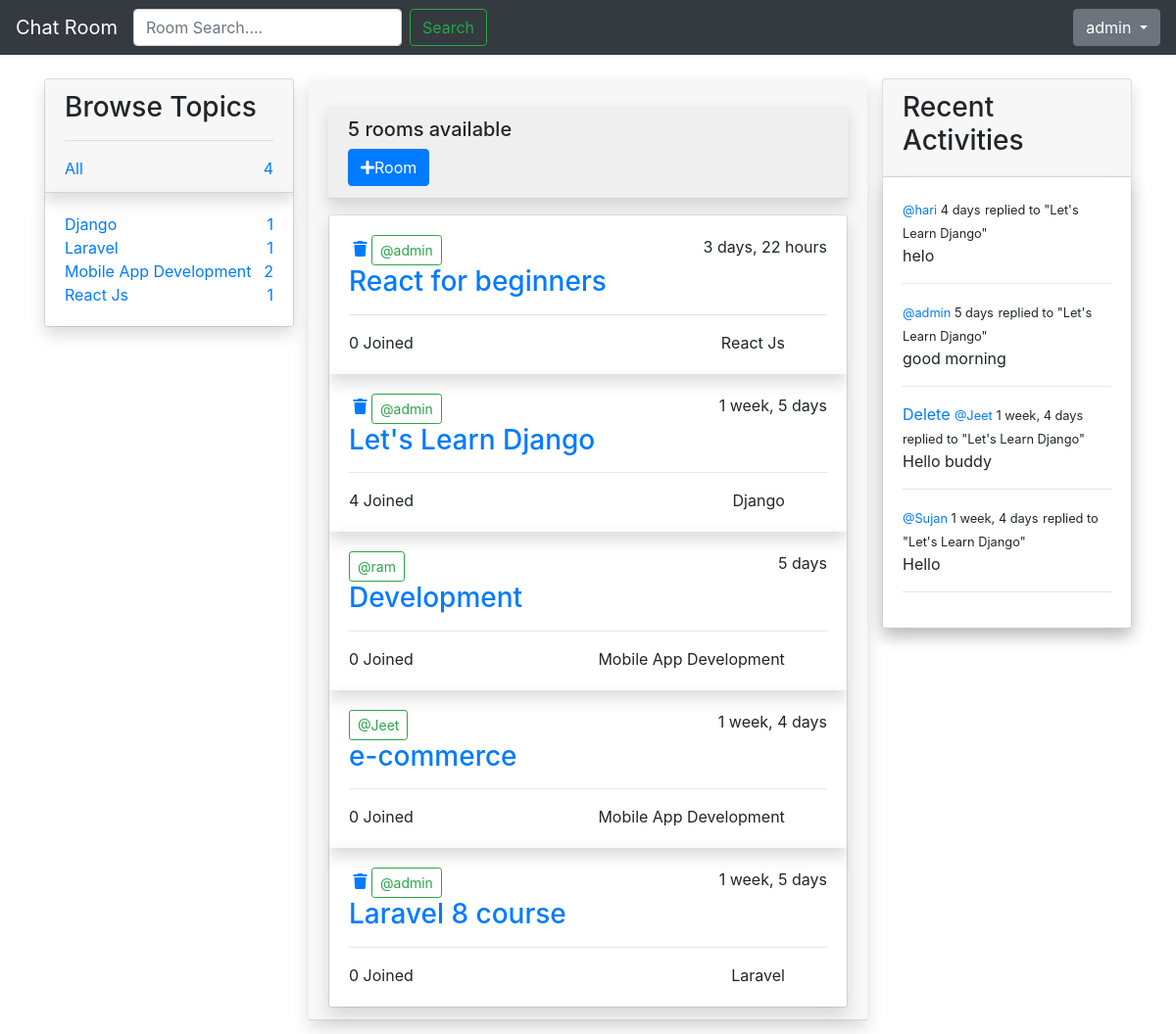
The app's page / (signed in) with its own data.
### base/models.py (models this page shows, shortened)
class Topic(models.Model):
	name = models.CharField(max_length=255)

class Room(models.Model):
	host = models.ForeignKey(User, on_delete=models.SET_NULL, null=True)
	topic = models.ForeignKey(Topic, on_delete=models.SET_NULL, null=True)
	name = models.CharField(max_length=255)
	description = models.TextField(null=True, blank=True)
	participants = models.ManyToManyField(User, related_name='participants', blank=True)
	created = models.DateTimeField(auto_now_add=True)
	updated = models.DateTimeField(auto_now=True)
	class Meta:
		ordering = ['-updated', '-created']
	def __str__(self):
		return self.name

class Message(models.Model):
	user = models.ForeignKey(User, on_delete=models.CASCADE)
	room = models.ForeignKey(Room, on_delete=models.CASCADE)
	body = models.TextField()
	created = models.DateTimeField(auto_now_add=True)
	updated = models.DateTimeField(auto_now=True)
	def __str__(self):
		return self.body[0:50]
	class Meta:
		ordering = ['-updated', '-created']

### base/views.py (the view)
# urls.py: path('', views.Home, name="home"),
def Home(request):
	q = request.GET.get('q') if request.GET.get('q') != None else ''
	rooms = Room.objects.filter(
		Q(topic__name__icontains=q) |
		Q(name__icontains=q) |
		Q(description__icontains=q)
	)
	topics = Topic.objects.all()
	room_count = rooms.count()
	room_messages = Message.objects.filter(Q(room__name__icontains=q))
	context = {
		'rooms':rooms,
		'topics':topics,
		'room_count':room_count,
		'room_messages':room_messages
	}
	return render(request, 'base/home.html', context)

### templates/base/home.html
{% extends 'main.html' %}
{% block content %}
	<div class="row my-4">
		<div class="col-md-3">
		{% include 'base/topic_component.html' %}
		</div>
		<div class="card-header shadow col-md-6">
			<div class="card-header shadow my-3">
				<h5>{{room_count}} rooms available</h5>
				<a href="{% url 'create-room' %}" class="btn btn-primary bt-square"><i class="fa fa-plus"></i>Room</a>
			</div>
			{% include 'base/feed_component.html' %}
		</div>
		<div class="col-md-3">
			{% include 'base/activity_component.html' %}
		</div>
	</div>
{% endblock %}

### templates/partials/navbar.html (shortened to what this page needs)
<nav class="navbar navbar-expand-lg navbar-dark bg-dark">
  <a class="navbar-brand" href="{% url 'home' %}">Chat Room</a>
  <div class="collapse navbar-collapse" id="navbarSupportedContent">
    <form class="form-inline my-2 my-lg-0" method="GET" action="{% url 'home' %}">
      <input class="form-control mr-sm-2" name="q" placeholder="Room Search...." aria-label="Search">
      <button class="btn btn-outline-success my-2 my-sm-0" type="submit">Search</button>
    </form>
    <ul class="navbar-nav ml-auto">
      {% if request.user.is_authenticated %}
      <div class="dropdown">
        <button class="btn btn-secondary dropdown-toggle" type="button" id="dropdownMenuButton" data-toggle="dropdown" aria-expanded="false">
          {{request.user.username}}
        </button>
      </div>
		{% endif %}
    </ul>
  </div>
</nav>

### templates/base/topic_component.html
<div class="card">
	<div class="card-header shadow">
		<h3>Browse Topics</h3>
		<hr>
		<a href="{% url 'home' %}">All <span class="float-right">{{topics.count}}</span></a>
	</div>
	<div class="card-body shadow">
		{% for topic in topics %}
		<div>
			<a href="{% url 'home' %}?q={{topic.name}}">{{topic.name}} <span class="float-right">{{topic.room_set.all.count}}</span></a>
		</div>
	{% endfor %}
	</div>
</div>

### templates/base/feed_component.html (shortened to what this page needs)
<div class="card">
	{% for room in rooms %}
		<div class="card-body shadow">
			{% if request.user == room.host %}
			<a href="{% url 'delete-room' room.id %}"><i class="fa fa-trash"></i></a>
			{% endif %}
			<a href="{% url 'user-profile' room.host.id %}" class="btn btn-outline-success btn-sm">@{{room.host.username}}</a>
			<span class="float-right">{{room.created|timesince}}</span>
			<br>
			<h3><a class="" href="{% url 'room' room.id %}">{{room.name}}</a></h3>
			<hr>
			<div class="row">
				<div class="col-md-3">
					<span>{{room.participants.all.count}} Joined</span>
				</div>
				<div class="col-md-8"><span class="float-right">{{room.topic.name}}</span>
				</div>
			</div>
		</div>
	{% endfor %}
</div>

### templates/base/activity_component.html
<div class="card shadow">
	<div class="card-header">
		<h3>Recent Activities</h3>
	</div>
	<div class="card-body shadow">
		{% for msg in room_messages %}
		<small><a href="{% url 'user-profile' msg.user.id %}">@{{msg.user}}</a>  {{msg.created|timesince}}</small>
		<small>replied to "{{msg.room}}"</small>
		<p>{{msg}}</p>
		<hr>
		{% if request.user == msg.user %}
			<a href="{% url 'delete-message' msg.id %}">Delete</a>
		{% endif %}
		{% endfor %}
	</div>
</div>

### records on screen
Topic: name "Django", room_set.all.count "1"
Topic: name "Laravel", room_set.all.count "1"
Topic: name "Mobile App Development", room_set.all.count "2"
Topic: name "React Js", room_set.all.count "1"
Room: host.username "admin", created "3 days, 22 hours", name "React for beginners", participants.all.count "0", topic.name "React Js"
Room: host.username "admin", created "1 week, 5 days", name "Let's Learn Django", participants.all.count "4", topic.name "Django"
Room: host.username "ram", created "5 days", name "Development", participants.all.count "0", topic.name "Mobile App Development"
Room: host.username "Jeet", created "1 week, 4 days", name "e-commerce", participants.all.count "0", topic.name "Mobile App Development"
Room: host.username "admin", created "1 week, 5 days", name "Laravel 8 course", participants.all.count "0", topic.name "Laravel"
Message: user "hari", created "4 days", room "Let's Learn Django", body "helo"
Message: user "admin", created "5 days", room "Let's Learn Django", body "good morning", shows "Delete"
Message: user "Jeet", created "1 week, 4 days", room "Let's Learn Django", body "Hello buddy"
Message: user "Sujan", created "1 week, 4 days", room "Let's Learn Django", body "Hello"

### other values on screen
{{ request.user.username }} "admin"
{{ topics.count }} "4"
{{ room_count }} "5"
